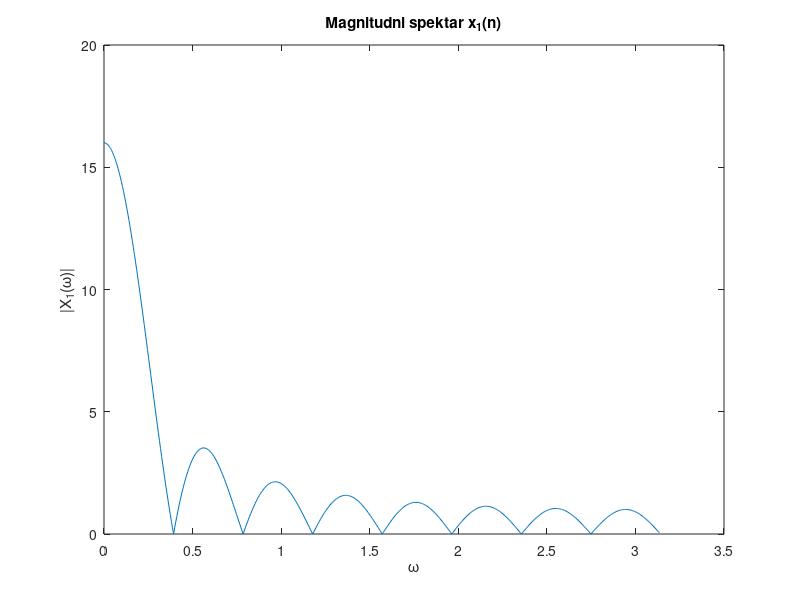
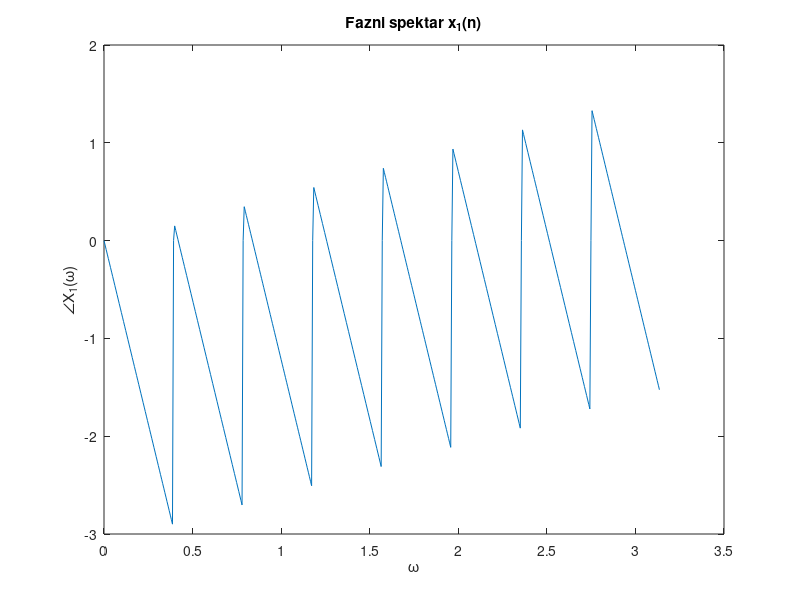
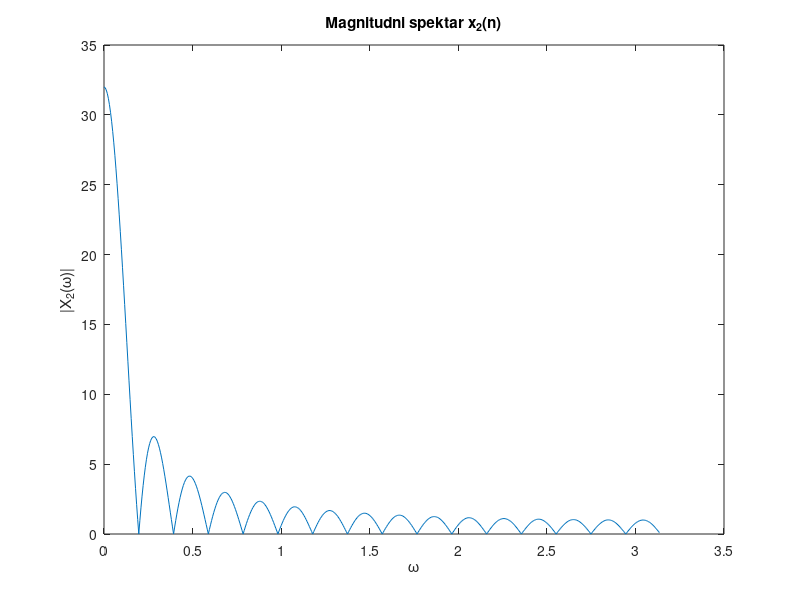
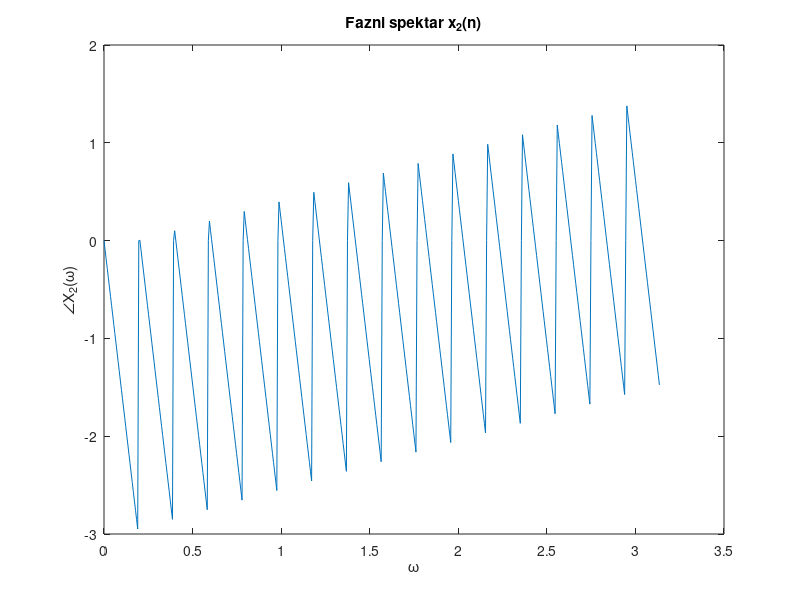

Write the MATLAB code that produced these figures, in order.
clear all; %praznjenje memorije(brisanje varijabli) 
n1=0:15; %definiranje intervala za x1
x1= ones(size(n1)); %stvara jedinice na intervalu n1
figure (1); %stvaranje slike za x1
[X1, W1]=freqz(x1, 1); %stvara frekvencijski odziv za X1 i W1
title('x_1(n)') %naslov slike
plot(W1, abs(X1)); %stvaranje grafa za magnitudni spektar

title('Magnitudni spektar x_1(n)') %naslov slike
xlabel('\omega')%naziv apscise
ylabel('|X_1(\omega)|') %naziv ordinate

figure(2); %stvaranje slike za x1
plot(W1, angle(X1)); %stvaranje grafa za fazni spektar

title('Fazni spektar x_1(n)') %naslov slike
xlabel('\omega') %naslov apscise
ylabel('\angleX_1(\omega)') %naslov ordinate


n2=0:31; %definiranje intervala za x2
x2= ones(size(n2)); %jedinice na intervalu n2,signal x2
figure (3); %stvaranje slike za x2
[X2, W2]=freqz(x2, 1); %frekvencijski odziv za x2 na X2 i W2
title('x_2(n)') %naslov slike
plot(W2, abs(X2)); %stvaranje grafa 

title('Magnitudni spektar x_2(n)') %naslov slike
xlabel('\omega') %naslov apscise
ylabel('|X_2(\omega)|') %naslov ordinate

figure(4); %stvaranje slike za fazni spektar
plot(W2, angle(X2)); %stvaranje grafa faznog spektra

title('Fazni spektar x_2(n)') %naziv slike
xlabel('\omega') %naziv apscise
ylabel('\angleX_2(\omega)') %naziv ordinate


n3=0:63; %definiranje intervala za x3
x3= ones(size(n3)); %definiranje signala-jedinice na intervalu n3
figure (5); % stvaranje slike za x3,magnitudni spektar
[X3, W3]=freqz(x3, 1); %frekvencijski odziv za x3
plot(W3, abs(X3)); %stvaranje grafa magnitudnog spektra

title('Magnitudni spektar x_3(n)') %naslov
xlabel('\omega') %naziv apscise
ylabel('|X_3(\omega)|') %naziv ordinate

figure(6); %stvaranje slike za fazni spektar x3
plot(W3, angle(X3)); %stvaranje grafa za fazni spektar x3

title('Fazni spektar x_3(n)') %naslov 
xlabel('\omega') %naziv apscise
ylabel('\angleX_3(\omega)') %naziv ordinate
